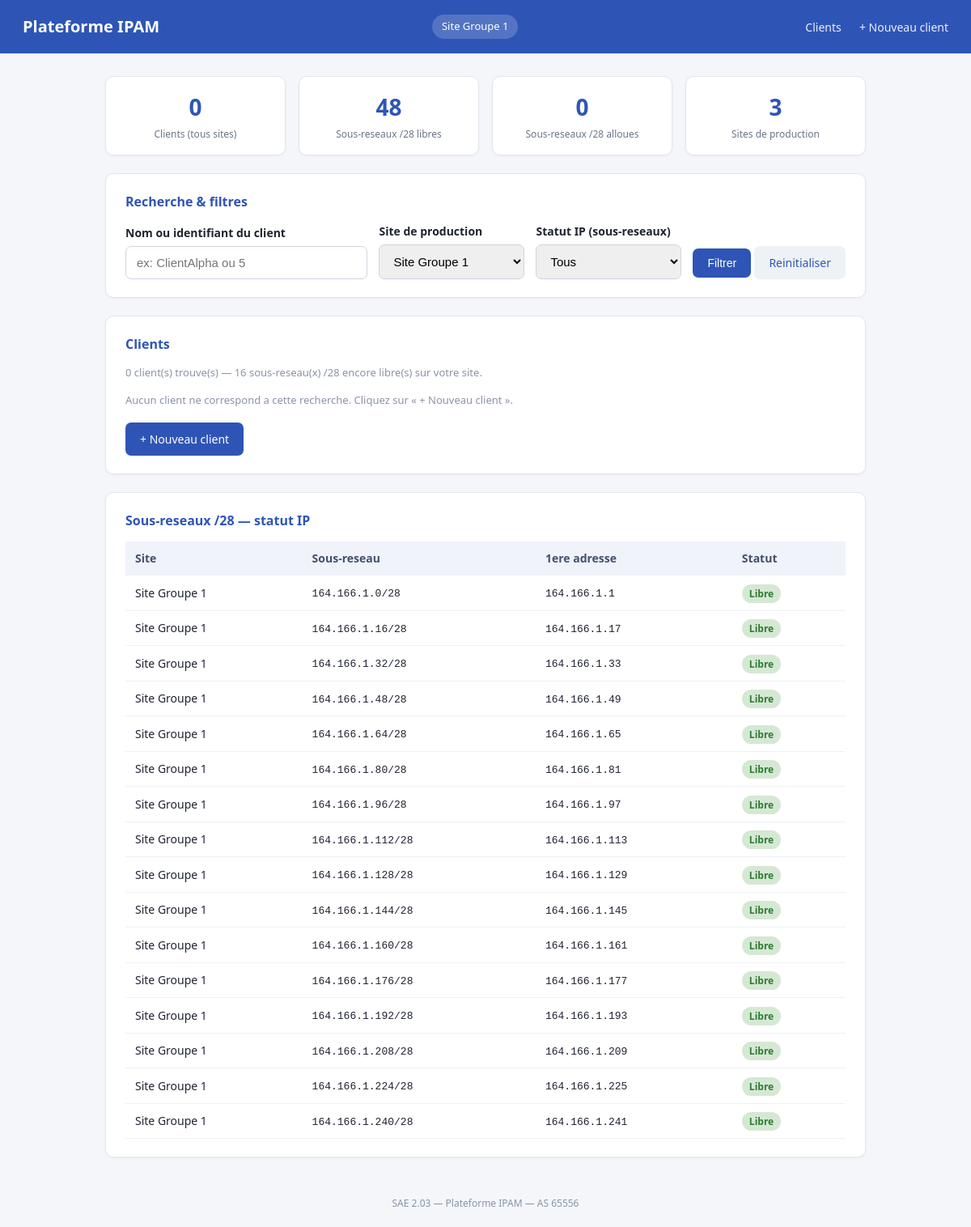
Before: / with the older database file.
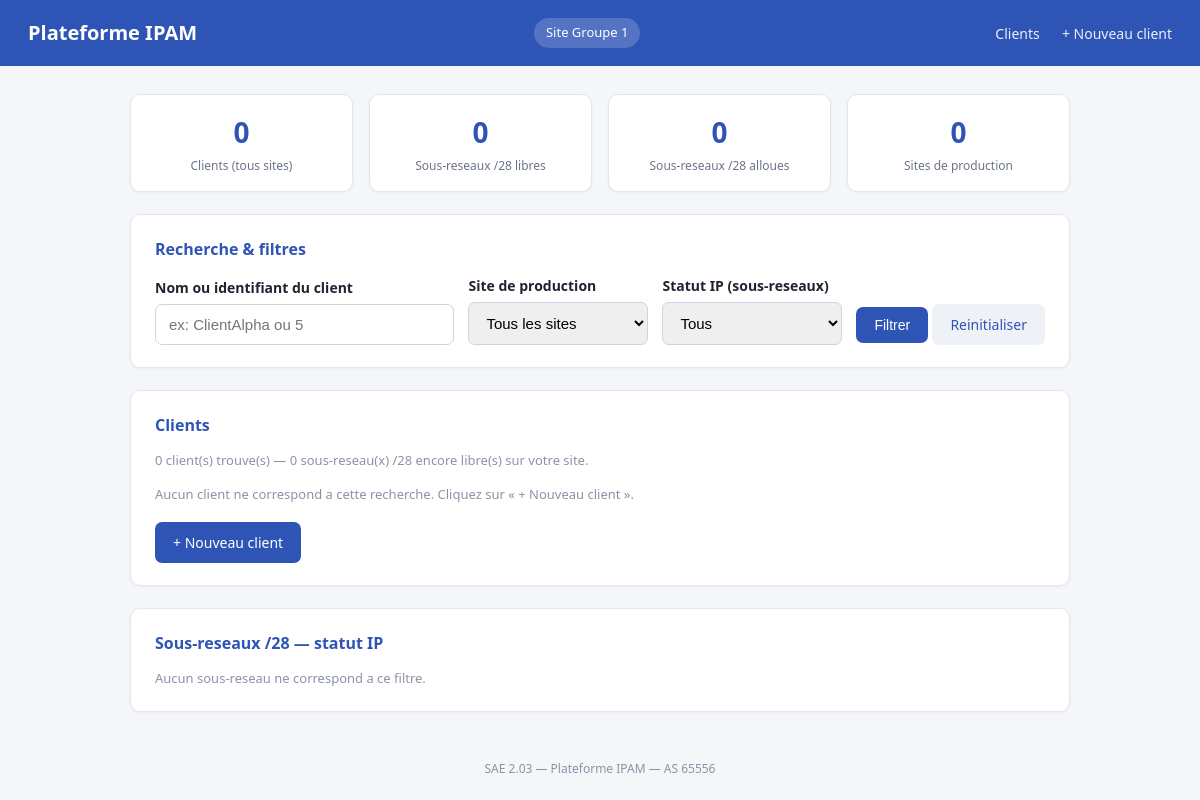
After: the same page with the newer database file.
### tables this page shows
CREATE TABLE sous_reseau (
    id_sous_reseau  INT AUTO_INCREMENT PRIMARY KEY,
    id_plage        INT NOT NULL,
    adresse_reseau  VARCHAR(20) NOT NULL,   
    premiere_ip     VARCHAR(20) NOT NULL,   
    prefixe         INT NOT NULL DEFAULT 28,
    etat            ENUM('libre','reserve','alloue') NOT NULL DEFAULT 'libre',
    CONSTRAINT fk_sr_plage FOREIGN KEY (id_plage) REFERENCES plage_adresses(id_plage)
);

CREATE TABLE site (
    id_site   INT AUTO_INCREMENT PRIMARY KEY,
    nom_site  VARCHAR(50) NOT NULL,
    groupe    INT NOT NULL                  
);

### fonctions.php (called while the page is built, shortened)
<?php
require_once __DIR__ . '/db.php';
function listerClients(?string $q = null, ?int $siteId = null): array
{
    $site = $siteId !== null ? $siteId : SITE_ID;
    $sql = "SELECT c.id_client, c.nom, c.vlan, c.nom_vrf, c.date_creation,
                   sr.adresse_reseau, sr.premiere_ip, sr.prefixe,
                   pe.nom AS nom_pe, s.id_site, s.nom_site
            FROM client c
            JOIN sous_reseau sr ON c.id_sous_reseau = sr.id_sous_reseau
            JOIN routeur_pe pe  ON c.id_routeur_pe  = pe.id_routeur_pe
            JOIN site s         ON pe.id_site       = s.id_site
            WHERE 1=1";
    $params = [];
    if ($site !== 0) {
        $sql .= " AND s.id_site = :site";
        $params[':site'] = $site;
    }
    $q = $q !== null ? trim($q) : '';
    $sql .= " ORDER BY c.id_client";
    $st = getPDO()->prepare($sql);
    $st->execute($params);
    return $st->fetchAll();
}
function listerSites(): array
{
    return getPDO()->query("SELECT id_site, nom_site, groupe FROM site ORDER BY id_site")->fetchAll();
}
function listerSousReseaux(?string $etat = null, ?int $siteId = null): array
{
    $site = $siteId !== null ? $siteId : SITE_ID;
    $sql = "SELECT sr.id_sous_reseau, sr.adresse_reseau, sr.premiere_ip, sr.prefixe, sr.etat,
                   s.id_site, s.nom_site
            FROM sous_reseau sr
            JOIN plage_adresses p ON sr.id_plage = p.id_plage
            JOIN site s           ON p.id_site   = s.id_site
            WHERE 1=1";
    $params = [];
    if ($site !== 0) {
        $sql .= " AND s.id_site = :site";
        $params[':site'] = $site;
    }
    $sql .= " ORDER BY s.id_site, sr.id_sous_reseau";
    $st = getPDO()->prepare($sql);
    $st->execute($params);
    return $st->fetchAll();
}
function nbSousReseauxLibres(): int
{
    $sql = "SELECT COUNT(*) AS n
            FROM sous_reseau sr
            JOIN plage_adresses p ON sr.id_plage = p.id_plage
            WHERE p.id_site = :site AND sr.etat = 'libre'";
    $st = getPDO()->prepare($sql);
    $st->execute([':site' => SITE_ID]);
    return (int) $st->fetch()['n'];
}
function statsGlobales(): array
{
    $pdo = getPDO();
    $nbClients = (int) $pdo->query("SELECT COUNT(*) AS n FROM client")->fetch()['n'];
    $nbLibres  = (int) $pdo->query("SELECT COUNT(*) AS n FROM sous_reseau WHERE etat = 'libre'")->fetch()['n'];
    $nbAlloues = (int) $pdo->query("SELECT COUNT(*) AS n FROM sous_reseau WHERE etat = 'alloue'")->fetch()['n'];
    $nbSites   = (int) $pdo->query("SELECT COUNT(*) AS n FROM site")->fetch()['n'];
    return [
        'clients' => $nbClients,
        'libres'  => $nbLibres,
        'alloues' => $nbAlloues,
        'sites'   => $nbSites,
    ];
}

### db.php (called while the page is built, shortened)
<?php
function getPDO(): PDO
{
    static $pdo = null;
    if ($pdo === null) {
        $dsn = 'mysql:host=' . DB_HOST . ';dbname=' . DB_NAME . ';charset=utf8mb4';
        $options = [
            PDO::ATTR_ERRMODE            => PDO::ERRMODE_EXCEPTION,
            PDO::ATTR_DEFAULT_FETCH_MODE => PDO::FETCH_ASSOC,
            PDO::ATTR_EMULATE_PREPARES   => false,
        ];
        $pdo = new PDO($dsn, DB_USER, DB_PASS, $options);
    }
    return $pdo;
}

### index.php (the view, shortened to what this page needs)
<?php
require_once __DIR__ . '/entete.php';
$q         = isset($_GET['q']) ? trim((string) $_GET['q']) : '';
$siteParam = isset($_GET['site']) && $_GET['site'] !== '' ? (int) $_GET['site'] : SITE_ID;
$etatParam = isset($_GET['etat']) ? (string) $_GET['etat'] : '';
try {
    $sites       = listerSites();
    $clients     = listerClients($q !== '' ? $q : null, $siteParam);
    $sousReseaux = listerSousReseaux($etatParam !== '' ? $etatParam : null, $siteParam);
    $libres      = nbSousReseauxLibres();
    $stats       = statsGlobales();
} catch (Throwable $e) {
    echo '<div class="alert err">Erreur base de donnees : '
        . htmlspecialchars($e->getMessage()) . '</div>';
    require __DIR__ . '/pied.php';
    exit;
}
$libelleEtat = ['libre' => 'Libre', 'reserve' => 'Reservee', 'alloue' => 'Allouee'];
?>
<div class="stats">
    <div class="stat-box">
        <div class="stat-num"><?= $stats['clients'] ?></div>
        <div class="stat-label">Clients (tous sites)</div>
    </div>
    <div class="stat-box">
        <div class="stat-num"><?= $stats['libres'] ?></div>
        <div class="stat-label">Sous-reseaux /28 libres</div>
    </div>
    <div class="stat-box">
        <div class="stat-num"><?= $stats['alloues'] ?></div>
        <div class="stat-label">Sous-reseaux /28 alloues</div>
    </div>
    <div class="stat-box">
        <div class="stat-num"><?= $stats['sites'] ?></div>
        <div class="stat-label">Sites de production</div>
    </div>
</div>
<div class="card">
    <h2>Recherche &amp; filtres</h2>
    <form method="get" action="index.php" style="display:flex; gap:14px; flex-wrap:wrap; align-items:flex-end;">
        <div style="flex:1; min-width:180px;">
            <label for="q">Nom ou identifiant du client</label>
            <input type="text" id="q" name="q" placeholder="ex: ClientAlpha ou 5"
                   value="<?= htmlspecialchars($q) ?>" style="margin-bottom:0;">
        </div>
        <div style="min-width:180px;">
            <label for="site">Site de production</label>
            <select id="site" name="site" style="width:100%; padding:11px 13px; border:1px solid #cdd4e0; border-radius:7px; font-size:15px;">
                <option value="0" <?= $siteParam === 0 ? 'selected' : '' ?>>Tous les sites</option>
                <?php foreach ($sites as $s): ?>
                    <option value="<?= (int) $s['id_site'] ?>" <?= $siteParam === (int) $s['id_site'] ? 'selected' : '' ?>>
                        <?= htmlspecialchars($s['nom_site']) ?>
                    </option>
                <?php endforeach; ?>
            </select>
        </div>
        <div style="min-width:180px;">
            <label for="etat">Statut IP (sous-reseaux)</label>
            <select id="etat" name="etat" style="width:100%; padding:11px 13px; border:1px solid #cdd4e0; border-radius:7px; font-size:15px;">
                <option value="" <?= $etatParam === '' ? 'selected' : '' ?>>Tous</option>
            </select>
        </div>
        <div>
            <button type="submit" class="btn">Filtrer</button>
            <a href="index.php" class="btn ghost">Reinitialiser</a>
        </div>
    </form>
</div>
<div class="card">
    <h2>Clients</h2>
    <p class="muted" style="margin-bottom:14px;">
        <?= count($clients) ?> client(s) trouve(s) — <?= $libres ?> sous-reseau(x) /28 encore libre(s) sur votre site.
    </p>
    <?php if (count($clients) === 0): ?>
        <p class="muted">Aucun client ne correspond a cette recherche. Cliquez sur « + Nouveau client ».</p>
    <?php endif; ?>
    <p style="margin-top:18px;">
        <a class="btn" href="ajouter.php">+ Nouveau client</a>
    </p>
</div>
<div class="card">
    <h2>Sous-reseaux /28 — statut IP</h2>
    <?php if (count($sousReseaux) === 0): ?>
        <p class="muted">Aucun sous-reseau ne correspond a ce filtre.</p>
    <?php else: ?>
    <table>
        <thead>
            <tr><th>Site</th><th>Sous-reseau</th><th>1ere adresse</th><th>Statut</th></tr>
        </thead>
        <tbody>
        <?php foreach ($sousReseaux as $sr): ?>
            <tr>
                <td><?= htmlspecialchars($sr['nom_site']) ?></td>
                <td><code><?= htmlspecialchars($sr['adresse_reseau']) ?>/<?= htmlspecialchars((string) $sr['prefixe']) ?></code></td>
                <td><code><?= htmlspecialchars($sr['premiere_ip']) ?></code></td>
                <td><span class="badge <?= htmlspecialchars($sr['etat']) ?>"><?= htmlspecialchars($libelleEtat[$sr['etat']] ?? $sr['etat']) ?></span></td>
            </tr>
        <?php endforeach; ?>
        </tbody>
    </table>
    <?php endif; ?>
</div>
<?php require __DIR__ . '/pied.php'; ?>

### entete.php (shortened to what this page needs)
<?php
require_once __DIR__ . '/fonctions.php';
?>
<!DOCTYPE html>
<html lang="fr">
<head>
    <link rel="stylesheet" href="style.css">
</head>
<body>
<header>
    <h1>Plateforme IPAM</h1>
    <span class="site-badge">Site Groupe <?= htmlspecialchars((string) SITE_ID) ?></span>
    <nav>
        <a href="index.php">Clients</a>
        <a href="ajouter.php">+ Nouveau client</a>
    </nav>
</header>
<div class="container">

### pied.php
</div>
<footer style="text-align:center;color:#8a93a6;font-size:12px;padding:20px;">
    SAE 2.03 — Plateforme IPAM — AS <?= htmlspecialchars((string) AS_SOCIETE) ?>
</footer>
</body>
</html>

### style.css (style rules this page uses)
* { box-sizing: border-box; margin: 0; padding: 0; }
body { font-family: "Segoe UI", Tahoma, Arial, sans-serif; background: #f4f6fa; color: #1f2430; line-height: 1.5; }
header { background: #2e55b6; color: #fff; padding: 18px 28px; display: flex; align-items: center; justify-content: space-between; flex-wrap: wrap; gap: 12px; }
header h1 { font-size: 20px; font-weight: 600; }
header .site-badge { background: rgba(255,255,255,.18); padding: 5px 12px; border-radius: 20px; font-size: 13px; }
nav a { color: #fff; text-decoration: none; margin-left: 18px; font-size: 14px; opacity: .9; }
.container { max-width: 980px; margin: 28px auto; padding: 0 20px; }
.card { background: #fff; border: 1px solid #e2e6ee; border-radius: 10px; padding: 22px 24px; margin-bottom: 22px; box-shadow: 0 1px 3px rgba(20,30,60,.05); }
.card h2 { font-size: 16px; margin-bottom: 14px; color: #2e55b6; }
.btn { display: inline-block; background: #2e55b6; color: #fff; border: none; padding: 10px 18px; border-radius: 7px; font-size: 14px; cursor: pointer; text-decoration: none; }
.btn.ghost { background: #eef1f6; color: #2e55b6; }
form label { display: block; margin-bottom: 6px; font-size: 14px; font-weight: 600; }
form input[type=text] { width: 100%; padding: 11px 13px; border: 1px solid #cdd4e0; border-radius: 7px; font-size: 15px; margin-bottom: 16px; }
.stats { display: grid; grid-template-columns: repeat(4, 1fr); gap: 16px; margin-bottom: 22px; }
.stat-box { background: #fff; border: 1px solid #e2e6ee; border-radius: 10px; padding: 16px 18px; text-align: center; box-shadow: 0 1px 3px rgba(20,30,60,.05); }
.stat-num { font-size: 28px; font-weight: 700; color: #2e55b6; }
.stat-label { font-size: 12px; color: #6b7488; margin-top: 4px; }
.muted { color: #8a93a6; font-size: 13px; }
table { width: 100%; border-collapse: collapse; font-size: 14px; }
th, td { padding: 10px 12px; text-align: left; border-bottom: 1px solid #eef1f6; }
th { background: #f0f3fa; color: #44506b; font-weight: 600; }
code, pre { font-family: "Consolas", "Courier New", monospace; font-size: 13px; }
.badge { padding: 3px 9px; border-radius: 12px; font-size: 12px; font-weight: 600; }
.badge.libre { background: #d5e8d4; color: #2e7d32; }

Changed rows visible on the page:
removed sous_reseau: site.nom_site "Site Groupe 1", adresse_reseau "164.166.1.0", prefixe "28", premiere_ip "164.166.1.1", etat "Libre"
removed sous_reseau: site.nom_site "Site Groupe 1", adresse_reseau "164.166.1.16", prefixe "28", premiere_ip "164.166.1.17", etat "Libre"
removed sous_reseau: site.nom_site "Site Groupe 1", adresse_reseau "164.166.1.32", prefixe "28", premiere_ip "164.166.1.33", etat "Libre"
removed sous_reseau: site.nom_site "Site Groupe 1", adresse_reseau "164.166.1.48", prefixe "28", premiere_ip "164.166.1.49", etat "Libre"
removed sous_reseau: site.nom_site "Site Groupe 1", adresse_reseau "164.166.1.64", prefixe "28", premiere_ip "164.166.1.65", etat "Libre"
removed sous_reseau: site.nom_site "Site Groupe 1", adresse_reseau "164.166.1.80", prefixe "28", premiere_ip "164.166.1.81", etat "Libre"
removed sous_reseau: site.nom_site "Site Groupe 1", adresse_reseau "164.166.1.96", prefixe "28", premiere_ip "164.166.1.97", etat "Libre"
removed sous_reseau: site.nom_site "Site Groupe 1", adresse_reseau "164.166.1.112", prefixe "28", premiere_ip "164.166.1.113", etat "Libre"
removed sous_reseau: site.nom_site "Site Groupe 1", adresse_reseau "164.166.1.128", prefixe "28", premiere_ip "164.166.1.129", etat "Libre"
removed sous_reseau: site.nom_site "Site Groupe 1", adresse_reseau "164.166.1.144", prefixe "28", premiere_ip "164.166.1.145", etat "Libre"
removed sous_reseau: site.nom_site "Site Groupe 1", adresse_reseau "164.166.1.160", prefixe "28", premiere_ip "164.166.1.161", etat "Libre"
removed sous_reseau: site.nom_site "Site Groupe 1", adresse_reseau "164.166.1.176", prefixe "28", premiere_ip "164.166.1.177", etat "Libre"
removed sous_reseau: site.nom_site "Site Groupe 1", adresse_reseau "164.166.1.192", prefixe "28", premiere_ip "164.166.1.193", etat "Libre"
removed sous_reseau: site.nom_site "Site Groupe 1", adresse_reseau "164.166.1.208", prefixe "28", premiere_ip "164.166.1.209", etat "Libre"
removed sous_reseau: site.nom_site "Site Groupe 1", adresse_reseau "164.166.1.224", prefixe "28", premiere_ip "164.166.1.225", etat "Libre"
removed sous_reseau: site.nom_site "Site Groupe 1", adresse_reseau "164.166.1.240", prefixe "28", premiere_ip "164.166.1.241", etat "Libre"
Other visible differences:
$stats['libres']: "48" → "0"
$stats['sites']: "3" → "0"
form field site: "Site Groupe 1" → "Tous les sites"
$libres: "16" → "0"
text no longer shown: "Site Sous-reseau 1ere adresse Statut"
text now shown: "Aucun sous-reseau ne correspond a ce filtre."
